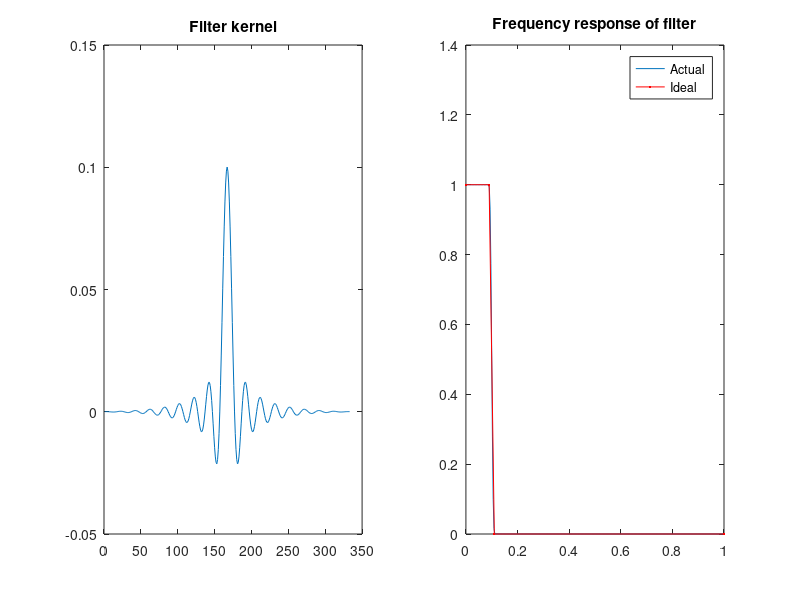

Reproduce this figure in MATLAB. (Note: this script raises an error after producing the figure.)
close all; clear
cond = 3; % condition/song number 

% Creating test sine waves at varying frequencies for filter implementation
% freq1 = 60; freq2 = 13;
% t = .001:.001:1;
% signal = sin(freq1*2*pi*t)+sin(freq2*2*pi*t);
% idealSig = sin(freq2*2*pi*t);

% Lowpass filter to exclude 60 Hz noise
% Since Nyquist is 500Hz, 50 Hz is .1 times the Nyquist freq (our cutoff)
n = 331;            % filter order
f = [0 .09 .11 1];  % frequency (as divisor of Nyquest freq, i.e. 0=0 & 1=Nyquist f)
a = [1  1   0  0];  % 
b = firls(n,f,a);

% Computing filtered result 
%resultSig = filtfilt(b,a,signal);

% Calculate frequency response of filter
[h,w] = freqz(b,1,n,2);
% Plot filter kernel + frequency response of actual and ideal filter
figure; subplot(1,2,1); plot(b); title('Filter kernel')
subplot(1,2,2); plot(w,abs(h))
hold on; plot(f,a,'r.-'); title('Frequency response of filter')
legend('Actual', 'Ideal')

%% Plotting test signal, ideal result, and actual result
% figure; 
% subplot(3,1,1); plot(t,signal,'k'); axis([0 1 -1.5 1.5])
% xlabel('time (sec)'); title('Sample signal');
% subplot(3,1,2); plot(t,idealSig,'b'); axis([0 1 -1.5 1.5])
% xlabel('time (sec)'); title('Ideal resulting signal');
% subplot(3,1,3); plot(t,resultSig,'r'); axis([0 1 -1.5 1.5])
% xlabel('time (sec)'); title('filtered Signal');

%% loading in the data 
username = 'Sumner'; subname = 'TRAT';
setPathEnviro(username,subname)
load(strcat(subname,'_concatData.mat'))
data = concatData.eeg{cond}(1:256,:);

%% Using filter on raw SMC EEG data
motorData = concatData.motorEEG{cond}(8:14,:); % R-SMC hemisphere
t = 0:1/concatData.sr:size(motorData,2)/concatData.sr;
filteredMotorEEG = NaN(size(motorData));
for channel = 1:size(motorData,1)   
   currentSig = motorData(channel,:);
   filteredMotorEEG(channel,:) = filtfilt(b,a,currentSig) - 8*channel;   
end

%% Using filter on raw frontal electrodes
frontalChans = [46 38 37 33 32 26 25 19 18 11 10];
frontalData = concatData.eeg{cond}(frontalChans,:);
filteredFrontEEG = NaN(size(frontalData));
for channel = 1:size(frontalData,1)   
   currentSig = frontalData(channel,:);
   filteredFrontEEG(channel,:) = filtfilt(b,a,currentSig) - 8*channel;   
end

%% creating spike train of markers
cd .. ; 
load('note_timing_Blackbird') %creates var Blackbird   <nNotes x 1 double>
clear data note_timing_Blackbird sunshineDay
cd(subname);

%start index of time sample marking beginning of trial (from labjack)
startInd = min(find(abs(concatData.vid{cond})>2000));
%markerInds is an integer vector of marker indices (rounded to 100ms)
markerInds = round((startInd+round(blackBird)));
spikeTrain = zeros(1,size(filteredMotorEEG,2));
spikeTrain(markerInds) = 5; 
 
%% plotting results
figure; plot(motorData'); title('Raw Motor Data')

window = 15000:45000;

figure; hold on; title('Filtered (Low-Pass 60 Hz) MOTOR Data')
plot(filteredMotorEEG(:,window)','k'); plot(spikeTrain(window));

figure; hold on; title('Filtered (Low-Pass 60 Hz) FRONTAL Data')
plot(filteredFrontEEG(:,window)','k'); plot(spikeTrain(window));

